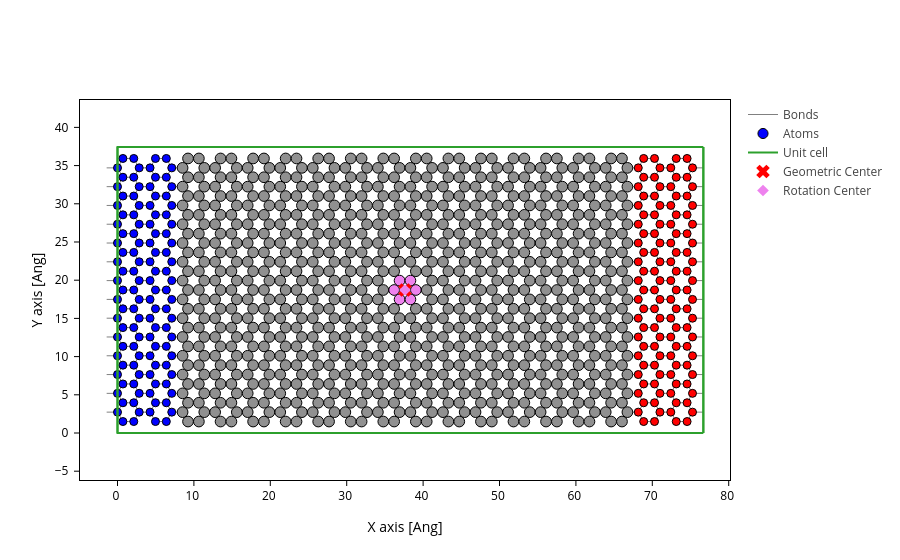

Notebook code for this chart:
### Markdown cell above
# Benchmark Electrode: self-energy method against built-in

### Code cell
i = 6
length = 2
LWC = infer_centersize(length, i)
electrode, ribbon, _, DATA = load_datastructure(LWC)
lr_idx = DATA["lr_idx"]
atoms_style = mark_electrode(lr_idx[:, 0, :], scale_func=lambda x: 0.5)

# sisl.geom.graphene_nanoribbon(3).tile(3, 0).plot(axes="xy")
plot_with_center(ribbon, atoms_style=atoms_style)

### Figure 1 — Plotly figure (JSON) as saved in the notebook; plotly's stock layout.template omitted (floating-point values rounded to 4 significant figures; data arrays with more than 128 entries replaced by an {"elided": "..."} marker saying what was removed)
{"data": [{"line": {"color": "gray", "width": 1}, "meta": {}, "mode": "lines", "name": "Bonds", "opacity": 1, "type": "scatter", "x": {"elided": "32424 float values"}, "y": {"elided": "32424 float values"}}, {"marker": {"color": {"elided": "1044 str values"}, "line": {"color": "black", "width": 1}, "opacity": 1, "size": {"elided": "1044 float values"}}, "meta": {}, "mode": "markers", "name": "Atoms", "opacity": 1, "type": "scatter", "x": {"elided": "1044 float values"}, "y": {"elided": "1044 float values"}}, {"meta": {}, "mode": "lines", "name": "Unit cell", "type": "scatter", "x": [0.0, 0.0, 76.68, 76.68, 0.0, 0.0, NaN, 0.0, 0.0, 0.0, 76.68, 76.68, 0.0, NaN, 76.68, 76.68, NaN, 76.68, 76.68], "y": [0.0, 37.43, 37.43, 37.43, 37.43, 37.43, NaN, 37.43, 0.0, 0.0, 0.0, 0.0, 0.0, NaN, 37.43, 0.0, NaN, 37.43, 0.0]}, {"marker": {"color": "red", "size": 12, "symbol": "x"}, "mode": "markers", "name": "Geometric Center", "type": "scatter", "x": [37.63], "y": [18.72]}, {"marker": {"color": "violet", "size": 9, "symbol": "diamond"}, "mode": "markers", "name": "Rotation Center", "type": "scatter", "x": [37.63], "y": [18.72]}], "layout": {"scene": {"aspectmode": "data", "xaxis": {"title": {"text": "X axis [Ang]"}}, "yaxis": {"title": {"text": "Y axis [Ang]"}}}, "xaxis": {"scaleanchor": "y", "scaleratio": 1, "title": {"text": "X axis [Ang]"}}, "yaxis": {"title": {"text": "Y axis [Ang]"}}}}
